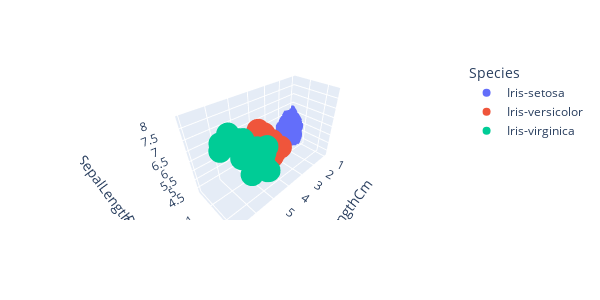

Notebook cell for this chart:
### Code cell
px.scatter_3d(df, x="PetalLengthCm", y="PetalWidthCm", z="SepalLengthCm", color='Species', width=600, height=300)

### Figure 1 — Plotly figure (JSON) as saved in the notebook; plotly's stock layout.template omitted (floating-point values rounded to 4 significant figures)
{"data": [{"hovertemplate": "Species=Iris-setosa<br>PetalLengthCm=%{x}<br>PetalWidthCm=%{y}<br>SepalLengthCm=%{z}<extra></extra>", "legendgroup": "Iris-setosa", "marker": {"color": "#636efa", "symbol": "circle"}, "mode": "markers", "name": "Iris-setosa", "scene": "scene", "showlegend": true, "type": "scatter3d", "x": [1.4, 1.4, 1.3, 1.5, 1.4, 1.7, 1.4, 1.5, 1.4, 1.5, 1.5, 1.6, 1.4, 1.1, 1.2, 1.5, 1.3, 1.4, 1.7, 1.5, 1.7, 1.5, 1, 1.7, 1.9, 1.6, 1.6, 1.5, 1.4, 1.6, 1.6, 1.5, 1.5, 1.4, 1.5, 1.2, 1.3, 1.5, 1.3, 1.5, 1.3, 1.3, 1.3, 1.6, 1.9, 1.4, 1.6, 1.4, 1.5, 1.4], "y": [0.2, 0.2, 0.2, 0.2, 0.2, 0.4, 0.3, 0.2, 0.2, 0.1, 0.2, 0.2, 0.1, 0.1, 0.2, 0.4, 0.4, 0.3, 0.3, 0.3, 0.2, 0.4, 0.2, 0.5, 0.2, 0.2, 0.4, 0.2, 0.2, 0.2, 0.2, 0.4, 0.1, 0.2, 0.1, 0.2, 0.2, 0.1, 0.2, 0.2, 0.3, 0.3, 0.2, 0.6, 0.4, 0.3, 0.2, 0.2, 0.2, 0.2], "z": [5.1, 4.9, 4.7, 4.6, 5, 5.4, 4.6, 5, 4.4, 4.9, 5.4, 4.8, 4.8, 4.3, 5.8, 5.7, 5.4, 5.1, 5.7, 5.1, 5.4, 5.1, 4.6, 5.1, 4.8, 5, 5, 5.2, 5.2, 4.7, 4.8, 5.4, 5.2, 5.5, 4.9, 5, 5.5, 4.9, 4.4, 5.1, 5, 4.5, 4.4, 5, 5.1, 4.8, 5.1, 4.6, 5.3, 5]}, {"hovertemplate": "Species=Iris-versicolor<br>PetalLengthCm=%{x}<br>PetalWidthCm=%{y}<br>SepalLengthCm=%{z}<extra></extra>", "legendgroup": "Iris-versicolor", "marker": {"color": "#EF553B", "symbol": "circle"}, "mode": "markers", "name": "Iris-versicolor", "scene": "scene", "showlegend": true, "type": "scatter3d", "x": [4.7, 4.5, 4.9, 4, 4.6, 4.5, 4.7, 3.3, 4.6, 3.9, 3.5, 4.2, 4, 4.7, 3.6, 4.4, 4.5, 4.1, 4.5, 3.9, 4.8, 4, 4.9, 4.7, 4.3, 4.4, 4.8, 5, 4.5, 3.5, 3.8, 3.7, 3.9, 5.1, 4.5, 4.5, 4.7, 4.4, 4.1, 4, 4.4, 4.6, 4, 3.3, 4.2, 4.2, 4.2, 4.3, 3, 4.1], "y": [1.4, 1.5, 1.5, 1.3, 1.5, 1.3, 1.6, 1, 1.3, 1.4, 1, 1.5, 1, 1.4, 1.3, 1.4, 1.5, 1, 1.5, 1.1, 1.8, 1.3, 1.5, 1.2, 1.3, 1.4, 1.4, 1.7, 1.5, 1, 1.1, 1, 1.2, 1.6, 1.5, 1.6, 1.5, 1.3, 1.3, 1.3, 1.2, 1.4, 1.2, 1, 1.3, 1.2, 1.3, 1.3, 1.1, 1.3], "z": [7, 6.4, 6.9, 5.5, 6.5, 5.7, 6.3, 4.9, 6.6, 5.2, 5, 5.9, 6, 6.1, 5.6, 6.7, 5.6, 5.8, 6.2, 5.6, 5.9, 6.1, 6.3, 6.1, 6.4, 6.6, 6.8, 6.7, 6, 5.7, 5.5, 5.5, 5.8, 6, 5.4, 6, 6.7, 6.3, 5.6, 5.5, 5.5, 6.1, 5.8, 5, 5.6, 5.7, 5.7, 6.2, 5.1, 5.7]}, {"hovertemplate": "Species=Iris-virginica<br>PetalLengthCm=%{x}<br>PetalWidthCm=%{y}<br>SepalLengthCm=%{z}<extra></extra>", "legendgroup": "Iris-virginica", "marker": {"color": "#00cc96", "symbol": "circle"}, "mode": "markers", "name": "Iris-virginica", "scene": "scene", "showlegend": true, "type": "scatter3d", "x": [6, 5.1, 5.9, 5.6, 5.8, 6.6, 4.5, 6.3, 5.8, 6.1, 5.1, 5.3, 5.5, 5, 5.1, 5.3, 5.5, 6.7, 6.9, 5, 5.7, 4.9, 6.7, 4.9, 5.7, 6, 4.8, 4.9, 5.6, 5.8, 6.1, 6.4, 5.6, 5.1, 5.6, 6.1, 5.6, 5.5, 4.8, 5.4, 5.6, 5.1, 5.1, 5.9, 5.7, 5.2, 5, 5.2, 5.4, 5.1], "y": [2.5, 1.9, 2.1, 1.8, 2.2, 2.1, 1.7, 1.8, 1.8, 2.5, 2, 1.9, 2.1, 2, 2.4, 2.3, 1.8, 2.2, 2.3, 1.5, 2.3, 2, 2, 1.8, 2.1, 1.8, 1.8, 1.8, 2.1, 1.6, 1.9, 2, 2.2, 1.5, 1.4, 2.3, 2.4, 1.8, 1.8, 2.1, 2.4, 2.3, 1.9, 2.3, 2.5, 2.3, 1.9, 2, 2.3, 1.8], "z": [6.3, 5.8, 7.1, 6.3, 6.5, 7.6, 4.9, 7.3, 6.7, 7.2, 6.5, 6.4, 6.8, 5.7, 5.8, 6.4, 6.5, 7.7, 7.7, 6, 6.9, 5.6, 7.7, 6.3, 6.7, 7.2, 6.2, 6.1, 6.4, 7.2, 7.4, 7.9, 6.4, 6.3, 6.1, 7.7, 6.3, 6.4, 6, 6.9, 6.7, 6.9, 5.8, 6.8, 6.7, 6.7, 6.3, 6.5, 6.2, 5.9]}], "layout": {"height": 300, "legend": {"title": {"text": "Species"}, "tracegroupgap": 0}, "margin": {"t": 60}, "scene": {"domain": {"x": [0, 1], "y": [0, 1]}, "xaxis": {"title": {"text": "PetalLengthCm"}}, "yaxis": {"title": {"text": "PetalWidthCm"}}, "zaxis": {"title": {"text": "SepalLengthCm"}}}, "width": 600}}
